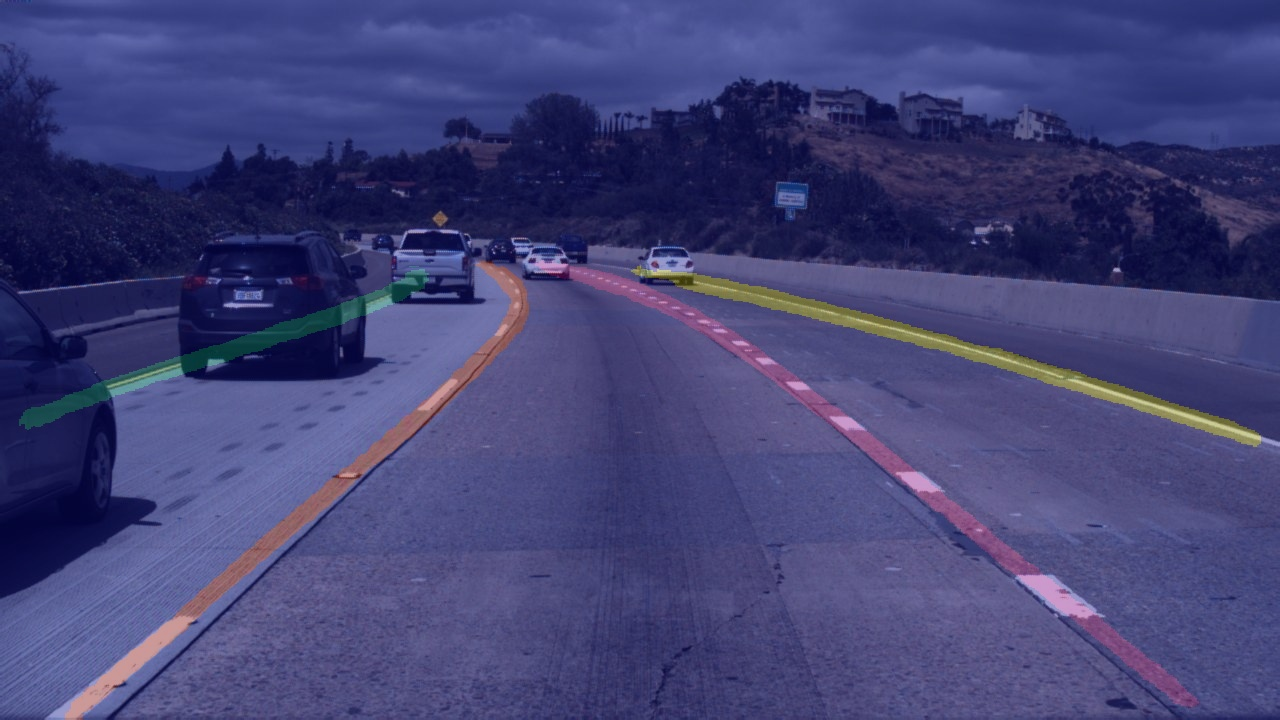
#> input picture water_seg/paddleseg/contrib/LaneSeg/data/images/added_prediction/3.jpg, 1280 x 720 px; its folder holds only this picture in this run
$ python -i cut_label.py   (imports and definitions only)
#> lines starting #> are read from the running program, lines starting #| are printed output that depends on the picture
import os
from PIL import Image
from tqdm import tqdm


def save_mask_subimage(mask_image, x_offset, y_offset, width, height, output_path):
    # 裁剪子图像
    sub_image = mask_image.crop((x_offset, y_offset, x_offset + width, y_offset + height))
    # 保存子图像为PNG格式
    sub_image.save(output_path, 'PNG')


def main(mask_input_path, output_dir, window_size=1024, overlap=256):
#> called with output_dir = 'out.png', window_size = 1024, overlap = 256
    print('Processing mask:', mask_input_path)

    # img_name = mask_input_path.split("\\")[-1].split(".")[0]
    # print(img_name)
    img_name = mask_input_path.split("/")[-1].split(".")[0][:-8]
    print(img_name)
    # 读取输入mask图像
    mask_image = Image.open(mask_input_path)
#> mask_image is the input picture: PIL image 1280x720 RGB; mean R, G, B 65.9, 66.4, 117.4
    img_width, img_height = mask_image.size
#> img_width = 1280; img_height = 720

    if not os.path.exists(output_dir):
        os.makedirs(output_dir)

    x_step = window_size - overlap
    y_step = window_size - overlap

    # 计算总的子图像数量，用于进度条
    total_tiles = ((img_width - overlap) // x_step + 1) * ((img_height - overlap) // y_step + 1)
#> total_tiles = 2

    count = 0
    with tqdm(total=total_tiles, desc="Processing") as pbar:
        for y in range(0, img_height, y_step):
            if y + window_size > img_height:
                y = img_height - window_size  # 调整y以对齐底部边缘
            for x in range(0, img_width, x_step):
                if x + window_size > img_width:
                    x = img_width - window_size  # 调整x以对齐右侧边缘

                mask_output_path = os.path.join(output_dir, f"{img_name}_tile_{count}.png")

                save_mask_subimage(mask_image, x, y, window_size, window_size, mask_output_path)

                count += 1
                pbar.update(1)
#> this loop made 1 pass
#> pass 1, in save_mask_subimage, `sub_image = mask_image.crop((x_offset, y_offset, x_offset + width, y_o..`:
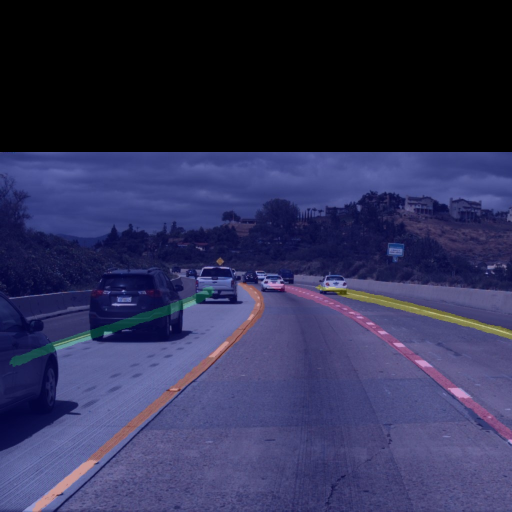
#> sub_image: PIL image 1024x1024 RGB (shown at 1/2 size); mean R, G, B 46.4, 46.8, 82.8
#> pass 1, in save_mask_subimage (call 2), `sub_image = mask_image.crop((x_offset, y_offset, x_offset + width, y_o..`:
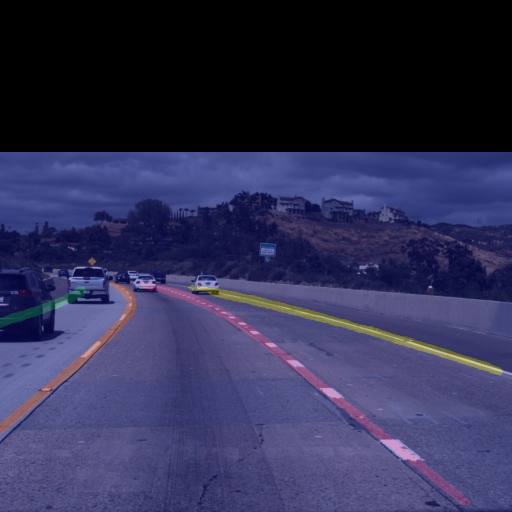
#> sub_image: PIL image 1024x1024 RGB (shown at 1/2 size); mean R, G, B 47.9, 47.6, 83.1
#> after the loop, count = 2; x = 256


# [9 lines not run here, left out]

>>> result = main('../../contrib/LaneSeg/data/images/added_prediction/3.jpg', 'out.png')
